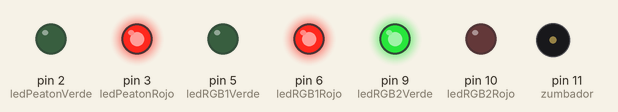
Simulated run of this sketch. Board: Arduino Uno, built with avr-gcc and run on an emulated ATmega328P. Shown: output pins drawn as LEDs (lit = HIGH), buzzer (waves = sounding).

Above: at 2.0 s.
At 5.5 s:
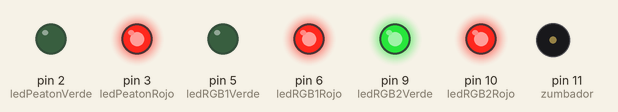
At 7.5 s:
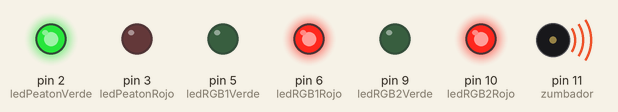
At 8.7 s:
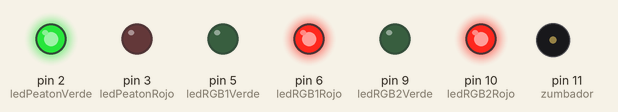
At 20.0 s:
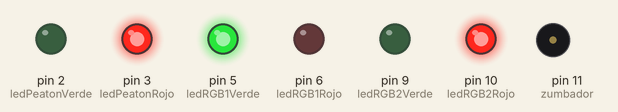
At 23.5 s:
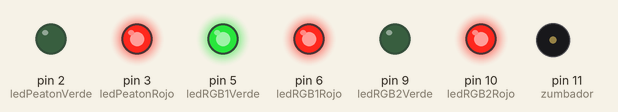
Timing chart, 0 to 41.4 s (numbered marks = the images above):
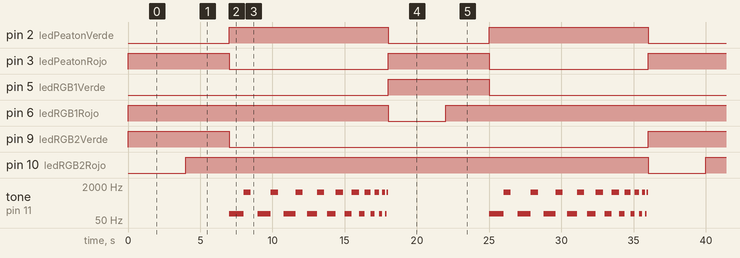

The sketch:

Ejercicio_5-_Semaforo_con_RGB_y_zumbador.ino
```cpp
int ledPeatonVerde= 2;
int ledPeatonRojo = 3;
int ledRGB1Rojo = 6;
int ledRGB1Verde= 5;

int ledRGB2Rojo = 10;
int ledRGB2Verde = 9;

int zumbador = 11;

void setup() {
  pinMode(ledPeatonVerde, OUTPUT);
  pinMode(ledPeatonRojo, OUTPUT);
  pinMode(ledRGB1Rojo, OUTPUT);
  pinMode(ledRGB1Verde, OUTPUT);
  pinMode(ledRGB2Rojo, OUTPUT);
  pinMode(ledRGB2Verde, OUTPUT);

  pinMode(zumbador, OUTPUT);


}

void loop() {
  semaforo2Verde();
  delay(4000);
  semaforo2Amarillo();
  delay(3000);
  ambosRojos();
  //delay(2000);
  semaforo2Rojo();
  delay(4000);
  semaforo1Amarillo();
  delay(3000);
  ambosRojos();
 // delay(2000);

}

void semaforo2Verde(){
  digitalWrite(ledRGB1Rojo, HIGH);
  digitalWrite(ledRGB1Verde, LOW);

  digitalWrite(ledRGB2Rojo, LOW);
  digitalWrite(ledRGB2Verde, HIGH);

  digitalWrite(ledPeatonVerde, LOW);
  digitalWrite(ledPeatonRojo, HIGH);
  noTone(zumbador);

  }

void semaforo2Amarillo(){
  digitalWrite(ledRGB1Rojo, HIGH);
  digitalWrite(ledRGB1Verde, LOW);

  analogWrite(ledRGB2Rojo, 255);
  analogWrite(ledRGB2Verde, 255);

  digitalWrite(ledPeatonVerde, LOW);
  digitalWrite(ledPeatonRojo, HIGH);
  noTone(zumbador);

  }

  void semaforo2Rojo(){
  digitalWrite(ledRGB1Rojo, LOW);
  digitalWrite(ledRGB1Verde, HIGH);

  digitalWrite(ledRGB2Rojo, HIGH);
  digitalWrite(ledRGB2Verde, LOW);

  digitalWrite(ledPeatonVerde, LOW);
  digitalWrite(ledPeatonRojo, HIGH);
  noTone(zumbador);

  }

  void semaforo1Amarillo(){

  digitalWrite(ledRGB2Rojo, HIGH);
  digitalWrite(ledRGB2Verde, LOW);

  digitalWrite(ledPeatonVerde, LOW);
  digitalWrite(ledPeatonRojo, HIGH);

  analogWrite(ledRGB1Rojo, 255);
  analogWrite(ledRGB1Verde, 255);
  noTone(zumbador);

  }

  void ambosRojos() {
  digitalWrite(ledRGB1Rojo, HIGH);
  digitalWrite(ledRGB1Verde, LOW);

  digitalWrite(ledRGB2Rojo, HIGH);
  digitalWrite(ledRGB2Verde, LOW);

  digitalWrite(ledPeatonVerde, HIGH);
  digitalWrite(ledPeatonRojo, LOW);


  for (int i = 10; i > 0; i--) {
    tone(zumbador, 100, 2000);
    delay(100*i);
    tone(zumbador, 1000, 500);
    delay(100*i);
  }


  }
```

Measured:
- by itself, pin 2 (ledPeatonVerde): alternates HIGH for 11.0 s and LOW for 7.0 s
- by itself, pin 3 (ledPeatonRojo): alternates HIGH for 7.0 s and LOW for 11.0 s
- by itself, pin 5 (ledRGB1Verde), pin 9 (ledRGB2Verde): alternates HIGH for 7.0 s and LOW for 29.0 s
- by itself, pin 6 (ledRGB1Rojo): repeats every 36.0 s: LOW 4.0 s, HIGH 32.0 s
- by itself, pin 10 (ledRGB2Rojo): alternates HIGH for 32.0 s and LOW for 4.0 s
- by itself, tone on pin 11 (zumbador): plays 100 Hz for 1.0 s, 1000 Hz for 0.50 s, 100 Hz for 0.90 s, 1000 Hz for 0.50 s, 100 Hz for 0.80 s, 1000 Hz for 0.50 s … (140 notes in this stretch)
